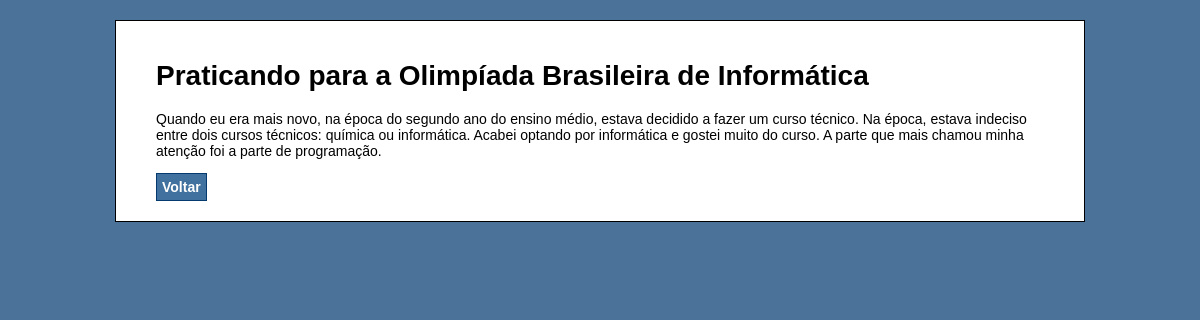
/artigo.php?id=2, run on the app's committed database.
### tables this page shows
CREATE TABLE IF NOT EXISTS `artigos` (
  `id` int(11) NOT NULL AUTO_INCREMENT,
  `titulo` text NOT NULL,
  `conteudo` text NOT NULL,
  PRIMARY KEY (`id`)
);

### src/Artigo.php (called while the page is built, shortened)
<?php
class Artigo
{
    private $mysql;
    public function __construct(mysqli $mysql)
    {
        $this->mysql = $mysql;
    }
    public function encontrarPorId($id): array
    {
        $selecionaArtigo = $this->mysql->prepare("SELECT id, titulo, conteudo FROM artigos WHERE id = ?");
        $selecionaArtigo->bind_param('s', $id);
        $selecionaArtigo->execute();
        $artigo = $selecionaArtigo->get_result()->fetch_assoc();
        return $artigo;
    }
}

### artigo.php (the view, shortened to what this page needs)
<?php
require 'config.php';
require 'src/Artigo.php';
$obj_artigo = new Artigo($mysql);
$artigo = $obj_artigo->encontrarPorId($_GET['id']);
?>
<!DOCTYPE html>
<html lang="pt-br">
<head>
    <link rel="stylesheet" type="text/css" href="style.css">
</head>
<body>
    <div id="container">
        <h1>
            <?php echo nl2br ($artigo['titulo']); ?>
        </h1>
        <p>
            <?php echo $artigo['conteudo']; ?>
        </p>
        <div>
            <a class="botao botao-block" href="index.html">Voltar</a>
        </div>
    </div>
</body>
</html>

### style.css (style rules this page uses)
body { background-color: #4B7399; font-family: Verdana, Helvetica, Arial; font-size: 14px; }
#container { width: 75%; margin: 0 auto; background-color: #FFF; padding: 20px 40px; border: solid 1px black; margin-top: 20px; }
a { text-decoration: none; }
.botao { padding: 5px; background-color: rgb(65, 113, 158); color: #ffffff; font-weight: bold; border: solid 1px rgb(4, 58, 109); }
.botao-block { display: block; width: max-content; }

### data on the page
artigos: titulo "Praticando para a Olimpíada Brasileira de Informática", conteudo "Quando eu era mais novo, na época do segundo ano do ensino médio, estava decidido a fazer um curso técnico. Na época, estava indeciso entre dois cursos técnicos: química ou informática. Acabei optando por informática e gostei muito do curso. A parte que mais chamou minha atenção foi a parte de programação."
